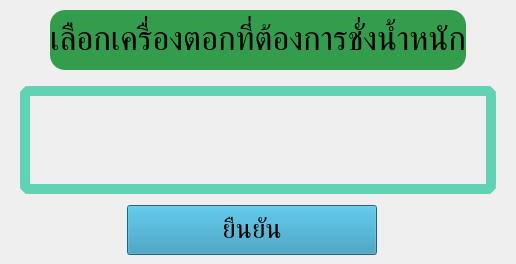
         <widget class="QWidget" name="machine_page">
          <property name="styleSheet">
           <string notr="true">QGroupBox {
	border: none;
}</string>
          </property>
          <layout class="QVBoxLayout" name="verticalLayout_12">
           <property name="spacing">
            <number>0</number>
           </property>
           <property name="leftMargin">
            <number>0</number>
           </property>
           <property name="topMargin">
            <number>0</number>
           </property>
           <property name="rightMargin">
            <number>0</number>
           </property>
           <property name="bottomMargin">
            <number>0</number>
           </property>
           <item>
            <widget class="QGroupBox" name="machine_main_group">
             <layout class="QVBoxLayout" name="verticalLayout_13">
              <property name="leftMargin">
               <number>20</number>
              </property>
              <property name="topMargin">
               <number>0</number>
              </property>
              <property name="rightMargin">
               <number>20</number>
              </property>
              <property name="bottomMargin">
               <number>0</number>
              </property>
              <item>
               <widget class="QGroupBox" name="machine_title_groupBox">
                <property name="minimumSize">
                 <size>
                  <width>0</width>
                  <height>80</height>
                 </size>
                </property>
                <property name="maximumSize">
                 <size>
                  <width>16777215</width>
                  <height>80</height>
                 </size>
                </property>
                <layout class="QHBoxLayout" name="horizontalLayout_11">
                 <property name="leftMargin">
                  <number>30</number>
                 </property>
                 <property name="topMargin">
                  <number>0</number>
                 </property>
                 <property name="rightMargin">
                  <number>30</number>
                 </property>
                 <property name="bottomMargin">
                  <number>0</number>
                 </property>
                 <item>
                  <widget class="QLabel" name="machine_title">
                   <property name="maximumSize">
                    <size>
                     <width>16777215</width>
                     <height>60</height>
                    </size>
                   </property>
                   <property name="font">
                    <font>
                     <family>Kanit</family>
                     <pointsize>25</pointsize>
                    </font>
                   </property>
                   <property name="styleSheet">
                    <string notr="true">background-color: rgb(52, 157, 77);
border-radius: 15px;
padding-top: 8px;
padding-bottom: 8px;</string>
                   </property>
                   <property name="text">
                    <string>เลือกเครื่องตอกที่ต้องการชั่งน้ำหนัก</string>
                   </property>
                   <property name="alignment">
                    <set>Qt::AlignmentFlag::AlignCenter</set>
                   </property>
                  </widget>
                 </item>
                </layout>
               </widget>
              </item>
              <item>
               <widget class="QScrollArea" name="scrollArea_2">
                <property name="styleSheet">
                 <string notr="true">QScrollArea {
	border: solid;
	border-width: 10px;
	border-color: #61d2b4;
	border-radius: 10px;
	padding-left: 10px;
	padding-right: 10px;
}</string>
                </property>
                <property name="verticalScrollBarPolicy">
                 <enum>Qt::ScrollBarPolicy::ScrollBarAlwaysOff</enum>
                </property>
                <property name="horizontalScrollBarPolicy">
                 <enum>Qt::ScrollBarPolicy::ScrollBarAsNeeded</enum>
                </property>
                <property name="widgetResizable">
                 <bool>true</bool>
                </property>
                <widget class="QWidget" name="machineScrollAreaWidget">
                 <property name="geometry">
                  <rect>
                   <x>0</x>
                   <y>0</y>
                   <width>98</width>
                   <height>28</height>
                  </rect>
                 </property>
                </widget>
               </widget>
              </item>
              <item>
               <widget class="QGroupBox" name="machine_button_group">
                <property name="minimumSize">
                 <size>
                  <width>0</width>
                  <height>0</height>
                 </size>
                </property>
                <property name="maximumSize">
                 <size>
                  <width>16777215</width>
                  <height>70</height>
                 </size>
                </property>
                <property name="styleSheet">
                 <string notr="true">QPushButton {
	border-radius: 15px;
}|</string>
                </property>
                <layout class="QHBoxLayout" name="horizontalLayout_9">
                 <property name="spacing">
                  <number>10</number>
                 </property>
                 <property name="topMargin">
                  <number>5</number>
                 </property>
                 <property name="rightMargin">
                  <number>20</number>
                 </property>
                 <item>
                  <widget class="QPushButton" name="button_machine_confirm">
                   <property name="minimumSize">
                    <size>
                     <width>150</width>
                     <height>50</height>
                    </size>
                   </property>
                   <property name="maximumSize">
                    <size>
                     <width>250</width>
                     <height>16777215</height>
                    </size>
                   </property>
                   <property name="font">
                    <font>
                     <family>Kanit</family>
                     <pointsize>20</pointsize>
                    </font>
                   </property>
                   <property name="cursor">
                    <cursorShape>PointingHandCursor</cursorShape>
                   </property>
                   <property name="styleSheet">
                    <string notr="true">background-color:  #288fb4;</string>
                   </property>
                   <property name="text">
                    <string>ยืนยัน</string>
                   </property>
                   <property name="icon">
                    <iconset>
                     <normaloff>:/assets/icon/confirm.png</normaloff>:/assets/icon/confirm.png</iconset>
                   </property>
                   <property name="iconSize">
                    <size>
                     <width>20</width>
                     <height>20</height>
                    </size>
                   </property>
                  </widget>
                 </item>
                </layout>
               </widget>
              </item>
             </layout>
            </widget>
           </item>
          </layout>
         </widget>
